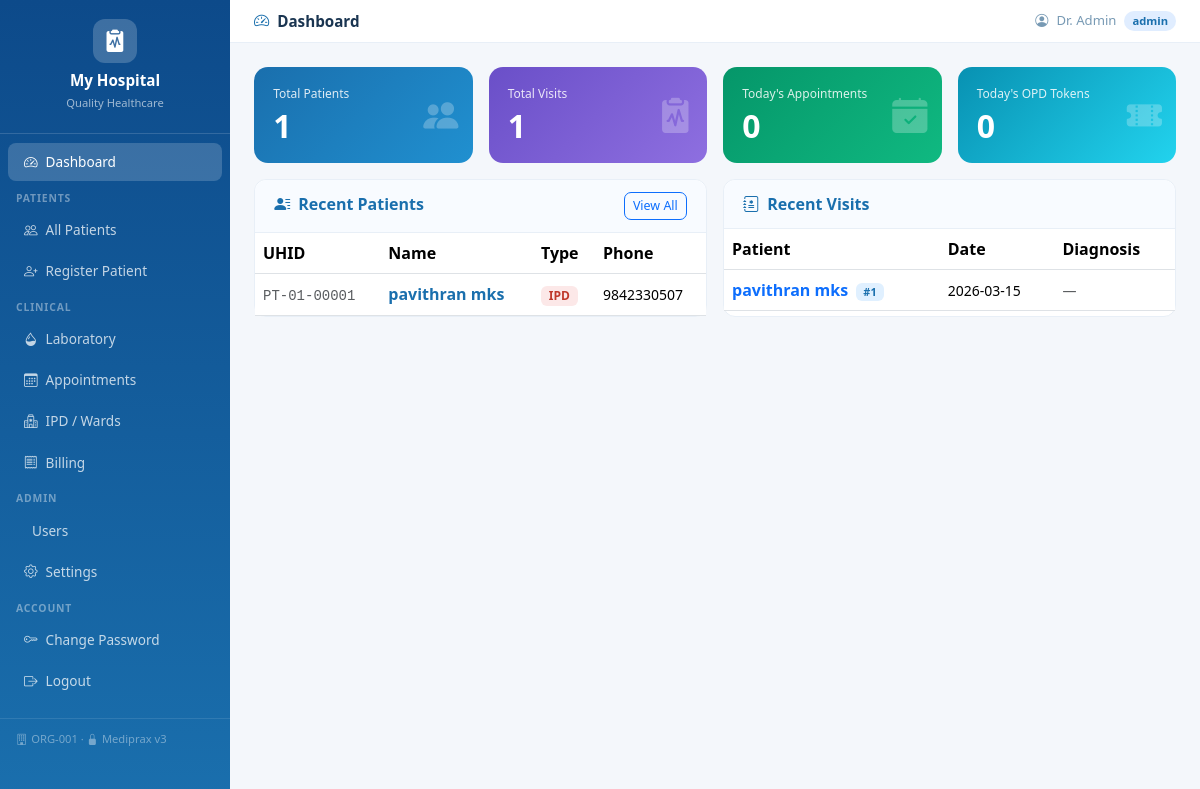
The page /dashboard (signed in) on the database as committed earlier.
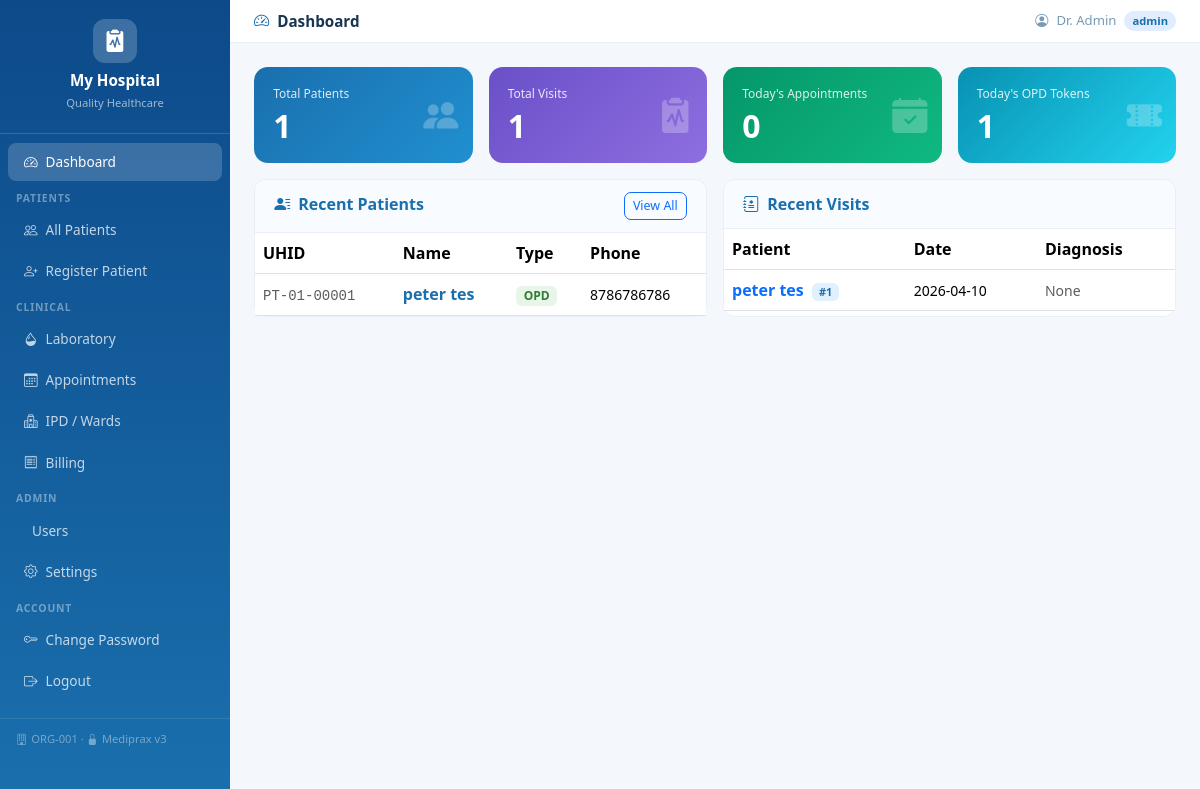
The same page on the database as committed later.
### tables this page shows
CREATE TABLE patients(
            id                INTEGER PRIMARY KEY AUTOINCREMENT,
            hospital_id       INTEGER NOT NULL,
            uhid              TEXT,
            name              TEXT NOT NULL,
            dob               DATE,
            age               INTEGER,
            gender            TEXT,
            guardian_name     TEXT DEFAULT '',
            guardian_relation TEXT DEFAULT '',
            emergency_contact TEXT DEFAULT '',
            emergency_phone   TEXT DEFAULT '',
            insurance         TEXT DEFAULT '',
            insurance_no      TEXT DEFAULT '',
            blood_group       TEXT DEFAULT '',
            rh_factor         TEXT DEFAULT '',
            height_cm         INTEGER,
            address           TEXT DEFAULT '',
            city              TEXT DEFAULT '',
            state             TEXT DEFAULT '',
            phone             TEXT DEFAULT '',
            email             TEXT DEFAULT '',
            individual_number TEXT DEFAULT '',
            occupation        TEXT DEFAULT '',
            marital_status    TEXT DEFAULT '',
            religion          TEXT DEFAULT '',
            nationality       TEXT DEFAULT 'Indian',
            comorbidity       TEXT DEFAULT '',
            known_allergies   TEXT DEFAULT '',
            past_medical_history TEXT DEFAULT '',
            past_surgical_history TEXT DEFAULT '',
            family_history    TEXT DEFAULT '',
            habits            TEXT DEFAULT '',
            patient_type      TEXT DEFAULT 'OPD'
                              CHECK(patient_type IN ('OPD','IPD','Emergency')),
            created_at        TIMESTAMP DEFAULT CURRENT_TIMESTAMP,
            updated_at        TIMESTAMP DEFAULT CURRENT_TIMESTAMP, org_id TEXT,
            FOREIGN KEY (hospital_id) REFERENCES hospitals(id)
        );

CREATE TABLE visits(
            id            INTEGER PRIMARY KEY AUTOINCREMENT,
            hospital_id   INTEGER NOT NULL,
            patient_id    INTEGER NOT NULL,
            admission_id  INTEGER,
            visit_type    TEXT DEFAULT 'OPD'
                          CHECK(visit_type IN ('OPD','IPD','Emergency')),
            token_no      INTEGER,
            visit_date    DATE NOT NULL,
            visit_time    TIME,
            doctor_id     INTEGER,
            complaints    TEXT DEFAULT '',
            history_of_illness TEXT DEFAULT '',
            examination_findings TEXT DEFAULT '',
            primary_diagnosis TEXT DEFAULT '',
            secondary_diagnosis TEXT DEFAULT '',
            investigation TEXT DEFAULT '',
            prescription  TEXT DEFAULT '',
            notes         TEXT DEFAULT '',
            advice        TEXT DEFAULT '',
            -- Vitals
            bp_systolic   INTEGER,
            bp_diastolic  INTEGER,
            pulse         INTEGER,
            temperature   REAL,
            weight        REAL,
            height        INTEGER,
            spo2          INTEGER,
            rr            INTEGER,
            blood_sugar   REAL,
            -- Follow-up
            followup_date DATE,
            followup_notes TEXT DEFAULT '',
            created_by    INTEGER,
            created_at    TIMESTAMP DEFAULT CURRENT_TIMESTAMP, prescription_image TEXT,
            FOREIGN KEY (hospital_id) REFERENCES hospitals(id),
            FOREIGN KEY (patient_id)  REFERENCES patients(id)
        );

### app/routes/auth_routes.py (the view)
@auth_routes.route('/dashboard')
@login_required
def dashboard():
    if session.get('role') == 'patient':
        return redirect(url_for('patients.patient_detail', pid=session['patient_id']))
    hid = session['hospital_id']
    db  = get_db()
    from datetime import date
    today = date.today().isoformat()
    try:
        total_patients = db.execute('SELECT COUNT(*) FROM patients WHERE hospital_id=?',(hid,)).fetchone()[0] or 0
    except:
        total_patients = 0
    try:
        total_visits = db.execute('SELECT COUNT(*) FROM visits WHERE hospital_id=?',(hid,)).fetchone()[0] or 0
    except:
        total_visits = 0
    try:
        today_appointments = db.execute('SELECT COUNT(*) FROM appointments WHERE hospital_id=? AND appt_date=?',(hid,today)).fetchone()[0] or 0
    except:
        today_appointments = 0
    try:
        today_opd = db.execute("SELECT COUNT(*) FROM visits WHERE hospital_id=? AND visit_date=? AND visit_type='OPD'",(hid,today)).fetchone()[0] or 0
    except:
        today_opd = 0
    stats = {
        'total_patients': total_patients,
        'total_visits': total_visits,
        'today_appointments': today_appointments,
        'today_opd': today_opd,
    }
    try:
        recent_patients = [dict(r) for r in db.execute(
            'SELECT id,name,uhid,patient_type,phone FROM patients WHERE hospital_id=? ORDER BY id DESC LIMIT 8',(hid,)).fetchall()]
    except:
        recent_patients = []
    try:
        recent_visits = [dict(r) for r in db.execute('''
            SELECT v.id,v.patient_id,v.visit_date,v.visit_type,v.primary_diagnosis,
                   v.complaints,v.token_no,p.name AS patient_name
            FROM visits v JOIN patients p ON v.patient_id=p.id
            WHERE v.hospital_id=? ORDER BY v.id DESC LIMIT 10''',(hid,)).fetchall()]
    except:
        recent_visits = []
    return render_template('dashboard.html', stats=stats, recent_patients=recent_patients, recent_visits=recent_visits)

### app/database.py (called while the page is built)
def get_db():
    if 'db' not in g:
        g.db = sqlite3.connect(current_app.config['DATABASE'])
        g.db.row_factory = sqlite3.Row
        g.db.execute('PRAGMA foreign_keys = ON')
    return g.db

### app/routes/auth_routes.py (called while the page is built)
def _login_ok():
    return 'user_id' in session and 'hospital_id' in session

def login_required(f):
    from functools import wraps
    @wraps(f)
    def d(*a, **kw):
        if not _login_ok():
            session.clear(); return redirect(url_for('auth.login'))
        return f(*a, **kw)
    return d

### templates/dashboard.html (shortened to what this page needs)
{% extends "base.html" %}
{% block page_title %}<i class="bi bi-speedometer2 me-2 text-primary"></i>Dashboard{% endblock %}
{% block content %}
<div class="row g-3 mb-3">
  <div class="col-6 col-md-3">
    <div class="stat-card" style="background:linear-gradient(135deg,#1a6fad,#2090d0)">
      <small>Total Patients</small><h2>{{ stats.total_patients|default(0) }}</h2>
      <i class="bi bi-people-fill icon"></i>
    </div>
  </div>
  <div class="col-6 col-md-3">
    <div class="stat-card" style="background:linear-gradient(135deg,#6a4fc8,#8e6fe0)">
      <small>Total Visits</small><h2>{{ stats.total_visits|default(0) }}</h2>
      <i class="bi bi-clipboard2-pulse-fill icon"></i>
    </div>
  </div>
  <div class="col-6 col-md-3">
    <div class="stat-card" style="background:linear-gradient(135deg,#059669,#10b981)">
      <small>Today's Appointments</small><h2>{{ stats.today_appointments|default(0) }}</h2>
      <i class="bi bi-calendar-check-fill icon"></i>
    </div>
  </div>
  <div class="col-6 col-md-3">
    <div class="stat-card" style="background:linear-gradient(135deg,#0891b2,#22d3ee)">
      <small>Today's OPD Tokens</small><h2>{{ stats.today_opd|default(0) }}</h2>
      <i class="bi bi-ticket-perforated-fill icon"></i>
    </div>
  </div>
</div>
<div class="row g-3">
  <div class="col-lg-6">
    <div class="card h-100">
      <div class="card-header d-flex justify-content-between">
        <span class="fw-semibold text-primary"><i class="bi bi-person-lines-fill me-2"></i>Recent Patients</span>
        <a href="{{ url_for('patients.patients') }}" class="btn btn-sm btn-outline-primary" style="font-size:.78rem;border-radius:7px">View All</a>
      </div>
      <div class="card-body p-0">
        {% if recent_patients %}
        <table class="table table-hover mb-0">
          <thead><tr><th>UHID</th><th>Name</th><th>Type</th><th>Phone</th></tr></thead>
          <tbody>
          {% for p in recent_patients %}
          <tr>
            <td><code class="small text-muted">{{ p.uhid or '—' }}</code></td>
            <td><a href="{{ url_for('patients.patient_detail', pid=p.id) }}" class="fw-semibold text-decoration-none text-primary">{{ p.name }}</a></td>
            <td>
              {% if p.patient_type == 'IPD' %}<span class="badge" style="background:#fce8e8;color:#c0392b">IPD</span>
              {% elif p.patient_type == 'Emergency' %}<span class="badge" style="background:#fff3cd;color:#856404">EMG</span>
              {% else %}<span class="badge" style="background:#e8f5e9;color:#2e7d32">OPD</span>{% endif %}
            </td>
            <td><small>{{ p.phone or '—' }}</small></td>
          </tr>
          {% endfor %}
          </tbody>
        </table>
        {% else %}<p class="text-muted text-center py-4">No patients yet</p>{% endif %}
      </div>
    </div>
  </div>
  <div class="col-lg-6">
    <div class="card h-100">
      <div class="card-header"><span class="fw-semibold text-primary"><i class="bi bi-journal-medical me-2"></i>Recent Visits</span></div>
      <div class="card-body p-0">
        {% if recent_visits %}
        <table class="table table-hover mb-0">
          <thead><tr><th>Patient</th><th>Date</th><th>Diagnosis</th></tr></thead>
          <tbody>
          {% for v in recent_visits %}
          <tr>
            <td><a href="{{ url_for('patients.patient_detail', pid=v.patient_id) }}" class="fw-semibold text-decoration-none">{{ v.patient_name }}</a>
              {% if v.token_no %}<span class="badge ms-1" style="background:#e0f0ff;color:#1a6fad;font-size:.68rem">#{{ v.token_no }}</span>{% endif %}</td>
            <td><small>{{ v.visit_date }}</small></td>
            <td><small class="text-muted">{{ (v.primary_diagnosis or v.complaints or '—')[:40] }}</small></td>
          </tr>
          {% endfor %}
          </tbody>
        </table>
        {% else %}<p class="text-muted text-center py-4">No visits yet</p>{% endif %}
      </div>
    </div>
  </div>
</div>
{% endblock %}

Rows that differ between the two databases and show on the page:
changed patients "PT-01-00001": name "pavithran mks" → "peter tes"; phone "9842330507" → "8786786786"; patient_type "IPD" → "OPD"
changed visits: patient_name "pavithran mks" → "peter tes"; visit_date "2026-03-15" → "2026-04-10"; primary_diagnosis "—" → "None"
Other text that changed with them:
{{ stats.today_opd|default(0) }}: "0" → "1"
